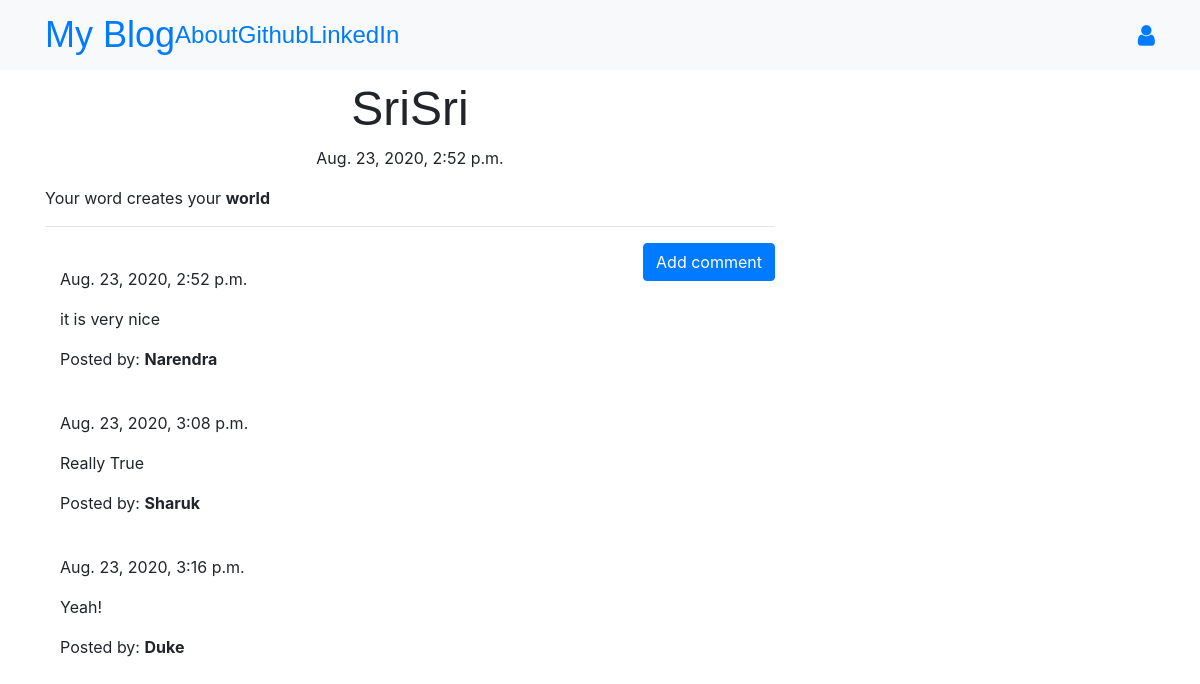
/post7, run on the app's committed database.
### blog/models.py (models this page shows, shortened)
class Post(models.Model):
    author=models.ForeignKey('auth.User',on_delete=models.CASCADE)
    title=models.CharField(max_length=256)
    text=models.TextField()
    create_date=models.DateTimeField(default=timezone.now)
    published_date=models.DateTimeField(blank=True,null=True)

class Comment(models.Model):
    post=models.ForeignKey('blog.Post',related_name='comments',on_delete=models.CASCADE)
    author=models.CharField(max_length=256)
    text=models.TextField()
    create_date=models.DateTimeField(default=timezone.now)
    approved_comments=models.BooleanField(default=False)

### blog/views.py (the view)
# urls.py: url(r'^post(?P<pk>\d+)$',views.PostDetailView.as_view(),name='post_detail'),
class PostDetailView(DetailView):
    model=Post

### blog/templates/blog/post_detail.html (shortened to what this page needs)
{% extends 'blog/base.html' %}
{% block content %}
        <h1 class='posttitle loader'>{{ post.title }}</h1>
        {% if post.published_date %}
            <div class="date postdate">
                {{ post.published_date }}
            </div>
        {% else %}
            <a class="btn btn-outline-dark" href="{% url 'post_publish' pk=post.pk %}">Publish</a>
        {% endif %}
      <p class='postcontent' >{{ post.text|safe|linebreaksbr }}</p>
  <hr>
  <a class="btn btn-primary btn-comment" href="{% url 'add_comment_to_post' pk=post.pk %}">Add comment</a>
  <div class="container">
  {% for comment in post.comments.all %}
  <br>
      {% if user.is_authenticated or comment.approved_comments %}
              {{ comment.create_date }}
          <p>{{ comment.text|safe|linebreaks }}</p>
          <p>Posted by: <strong>{{ comment.author }}</strong></p>
      {% endif %}
  {% empty %}
      <p>No comments posted.</p>
  {% endfor %}
</div>
{% endblock %}

### blog/templates/blog/base.html (shortened to what this page needs)
<!DOCTYPE html>
{% load static %}
<html>
<head>
<link rel="stylesheet" href="https://stackpath.bootstrapcdn.com/bootstrap/4.5.2/css/bootstrap.min.css">
<link rel="stylesheet" href="https://stackpath.bootstrapcdn.com/font-awesome/4.7.0/css/font-awesome.min.css">
<link rel="stylesheet" href="//cdn.jsdelivr.net/medium-editor/latest/css/medium-editor.min.css" type="text/css" media="screen" charset="utf-8">
<link rel="stylesheet" href="{% static 'css/mystyle.css' %}">
</head>
<body>
<nav class="navbar navbar-expand-lg bg-light techfont">
<div class="container">
<div class="navbar-nav align-items-center menu1">
<a class="bigbrand" href="{% url 'post_list' %}">My Blog</a>
<a  href="{% url 'about' %}">About</a>
<a  href="https://www.github.com">Github</a>
<a  href="https://www.linkedin.com">LinkedIn</a>
</div>
<div class="navbar-nav align-items-center ml-auto">
  {% if user.is_authenticated %}
<a href="{% url 'post_new' %}">New Post</a>
<a href="{% url 'post_draft_list' %}">Drafts</a>
<a href="{% url 'logout' %}">Logout</a>
<a>Welcome {{user.username|title}}</a>
  {% else %}
<a class="nav navbar-right" href="{% url 'login' %}"><span class="fa fa-user"></span></a>
  {% endif %}
</div>
</div>
</nav>
<div class="Content container">
<div class="row">
<div class="col-md-8">
<div class="blog_posts loader">
  {% block content %}
  {% endblock %}
</div>
</div>
</div>
</div>
</body>
</html>

### blog/static/css/mystyle.css (style rules this page uses)
.techfont { font-family: 'Russo One', sans-serif; font-size: 1.5em; margin-bottom: 10px; }
.postdate { text-align: center; }
.posttitle { font-family: 'Russo One', sans-serif; font-size: 3em; text-align: center; }
.postcontent { font-family: 'Montserrat'; font-size: 1.5em; }
.btn-comment { position: absolute; right: 0px; }
.bigbrand { font-size: 1.5em; }
.loader { filter:hue-rotate(0deg); color: linear-gradient(45deg,#0f8,#08f); animation:hue 5000ms infinite linear; }

### data on the page
Post: title "SriSri", published_date "Aug. 23, 2020, 2:52 p.m.", text "Your word creates your world"
Comment: create_date "Aug. 23, 2020, 2:52 p.m.", text "it is very nice", author "Narendra"
Comment: create_date "Aug. 23, 2020, 3:08 p.m.", text "Really True", author "Sharuk"
Comment: create_date "Aug. 23, 2020, 3:16 p.m.", text "Yeah!", author "Duke"
